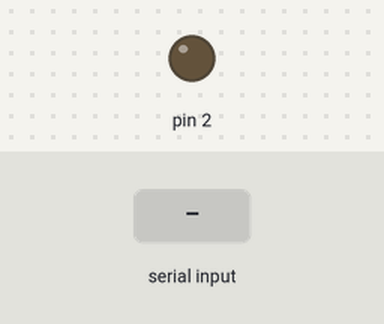
Simulated run of this sketch. Board: Arduino Uno, built with avr-gcc and run on an emulated ATmega328P. Parts: output pins drawn as LEDs (lit = HIGH). The test bench sets the inputs (shaded band).

Above: at 1.2 s.
1.3 s: "90,45\n" received over Serial
At 1.7 s:
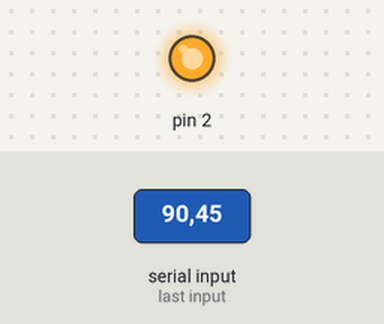
Timing chart, 0 to 4.3 s (numbered marks = the images above; inputs shaded):
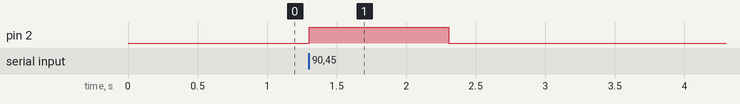

Measured:
- after the input at 1.3 s, pin 2: LOW → HIGH at once, → LOW 1.0 s later

The sketch:

A20-reciver.ino
```cpp
// (licence header left out)
// the setup routine runs once when you press reset:
void setup() {
  // initialize serial (USART):
  Serial.begin(9600);
  pinMode(2, OUTPUT);
}

// the loop routine runs over and over again forever:
void loop() {
  while (Serial.available()) {
    // parse integer
    int command = Serial.parseInt();
    // if incoming number was 1 trun on and if 0 turn off the motor
    digitalWrite(2, command);
  }
}
```
